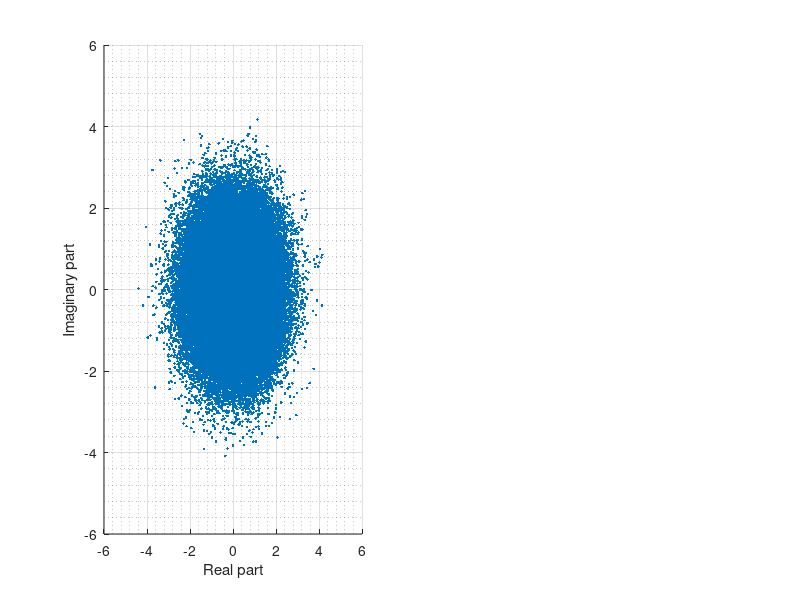

MATLAB code for this plot: (Note: this script raises an error after producing the figure.)
%% Assignment 3.1 a
close all; clear all ; clc

%Signal length
N=100000;
%Generating circular white noise
x = randn(1,N)+1j*randn(1,N); 

%Generating WLMA(1) process
signal = zeros(1,length(x));
b = [1 (1.5+1*1j) (2.5-0.5*1j)];
signal(1) = x(1);
for i = 1:N-1
    signal(i+1) = b(1)*x(i+1) + b(2)*x(i) + b(3)*conj(x(i));
end

% Finding the Circularity coefficient for white noise
pseudocovariance_WGN= mean(x .^ 2);
covariance_WGN = mean(abs(x) .^ 2);
circularity_coef_WGN = abs(pseudocovariance_WGN)/covariance_WGN;

% Finding the Circularity coefficient for WLMA(1) process
pseudocovariance_signal= mean(signal .^ 2);
covariance_signal = mean(abs(signal) .^ 2);
circularity_coef_signal = abs(pseudocovariance_signal)/covariance_signal;

%Checking circularity of WGN
figure;
subplot(1,2,1)
scatter(real(x),imag(x),'.')
xlabel('Real part')
ylabel('Imaginary part')
grid on
grid minor
title(['Circular WGN with |\rho| =',num2str(round(circularity_coef_WGN,4))]) 

%Checking circularity of Signal (WLMA(1) process)
subplot(1,2,2)
scatter(real(signal),imag(signal),'k','.')
xlabel('Real part')
ylabel('Imaginary part')
grid on
grid minor
title(['WLMA(1) with |\rho| =',num2str(round(circularity_coef_signal,3))]) 


%% Considering 100 iterations
N_iter=100;
mu = 0.03;  %learning rate
num_coef=length(b)-1;
N=1000; %Signal length

%Initialising matrices
error_CLMS = zeros(N_iter,N);
error_ACLMS = zeros(N_iter,N);

for iter=1:N_iter
    %Generating circular white noise
    x = randn(1,N)+1j*randn(1,N);
    %Generating WLMA(1) process
    signal = zeros(1,length(x));
    b = [1 (1.5+1*1j) (2.5-0.5*1j)];
    signal(1) = x(1);
    for i = 1:N-1
        signal(i+1) = b(1)*x(i+1) + b(2)*x(i) + b(3)*conj(x(i));
    end
        
    % Implementing the CLMS algorithm
    [signal_est_CLMS,error_1,~] = CLMS_MA(x,signal,mu,num_coef);
    error_CLMS(iter,:) = error_1;
    
    %Implementing the ACLMS algorithm
    [signal_est_ACLMS,error_2,~,~] = ACLMS_MA(x,signal,mu,num_coef);
    error_ACLMS(iter,:) = error_2;
end

%Obtaining learning curves
figure;
subplot(1,3,1)
plot(pow2db(mean(abs(error_CLMS).^2,1)),'Linewidth',1)
hold on
plot(pow2db(mean(abs(error_ACLMS).^2,1)),'Linewidth',1)
xlabel('Sample Index','FontSize',11);
ylabel('Square error (dB)','FontSize',11);
legend('CLMS','ACLMS')
title('Learning curves for CLMS and ACLMS algorithms','FontSize',11)
grid on
grid minor

subplot(1,3,2)
scatter(real(signal),imag(signal),'.')
hold on
scatter(real(signal_est_CLMS),imag(signal_est_CLMS),'.')
xlabel('Real part','FontSize',11)
ylabel('Imaginary part','FontSize',11)
title('One realisation - CLMS algorithm','FontSize',11)
legend('Original process','CLMS estimate', 'Orientation','horizontal')
grid on
grid minor

subplot(1,3,3)
scatter(real(signal),imag(signal),'.')
hold on
scatter(real(signal_est_ACLMS),imag(signal_est_ACLMS),'.')
xlabel('Real part','FontSize',11)
ylabel('Imaginary part','FontSize',11)
title('One realisation - ACLMS algorithm','FontSize',11)
legend('Original process','ACLMS estimate', 'Orientation','horizontal')
grid on
grid minor

    